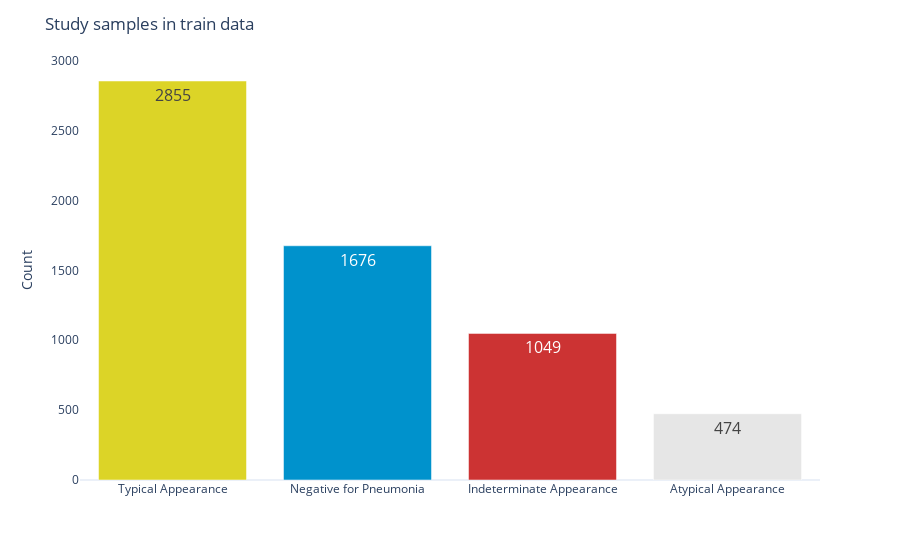

Notebook code for this chart:
### Code cell
plot_study_label(study_grp)

### Figure 1 — Plotly figure (JSON) as saved in the notebook; plotly's stock layout.template omitted (floating-point values rounded to 4 significant figures)
{"data": [{"alignmentgroup": "True", "hovertemplate": "label=%{x}<br>value=%{text}<extra></extra>", "legendgroup": "Typical Appearance", "marker": {"color": "#DCD427", "pattern": {"shape": ""}}, "name": "Typical Appearance", "offsetgroup": "Typical Appearance", "orientation": "v", "showlegend": true, "text": [2855], "textfont": {"size": 16}, "textposition": "auto", "type": "bar", "x": ["Typical Appearance"], "xaxis": "x", "y": [2855], "yaxis": "y"}, {"alignmentgroup": "True", "hovertemplate": "label=%{x}<br>value=%{text}<extra></extra>", "legendgroup": "Negative for Pneumonia", "marker": {"color": "#0092CC", "pattern": {"shape": ""}}, "name": "Negative for Pneumonia", "offsetgroup": "Negative for Pneumonia", "orientation": "v", "showlegend": true, "text": [1676], "textfont": {"size": 16}, "textposition": "auto", "type": "bar", "x": ["Negative for Pneumonia"], "xaxis": "x", "y": [1676], "yaxis": "y"}, {"alignmentgroup": "True", "hovertemplate": "label=%{x}<br>value=%{text}<extra></extra>", "legendgroup": "Indeterminate Appearance", "marker": {"color": "#CC3333", "pattern": {"shape": ""}}, "name": "Indeterminate Appearance", "offsetgroup": "Indeterminate Appearance", "orientation": "v", "showlegend": true, "text": [1049], "textfont": {"size": 16}, "textposition": "auto", "type": "bar", "x": ["Indeterminate Appearance"], "xaxis": "x", "y": [1049], "yaxis": "y"}, {"alignmentgroup": "True", "hovertemplate": "label=%{x}<br>value=%{text}<extra></extra>", "legendgroup": "Atypical Appearance", "marker": {"color": "#E6E6E6", "pattern": {"shape": ""}}, "name": "Atypical Appearance", "offsetgroup": "Atypical Appearance", "orientation": "v", "showlegend": true, "text": [474], "textfont": {"size": 16}, "textposition": "auto", "type": "bar", "x": ["Atypical Appearance"], "xaxis": "x", "y": [474], "yaxis": "y"}], "layout": {"barmode": "relative", "legend": {"title": {"text": "label"}, "tracegroupgap": 0}, "margin": {"t": 60}, "showlegend": false, "title": {"text": "Study samples in train data"}, "xaxis": {"anchor": "y", "categoryarray": ["Typical Appearance", "Negative for Pneumonia", "Indeterminate Appearance", "Atypical Appearance"], "categoryorder": "array", "domain": [0, 1], "showgrid": false, "title": {}}, "yaxis": {"anchor": "x", "domain": [0, 1], "showgrid": false, "title": {"text": "Count"}}}}
